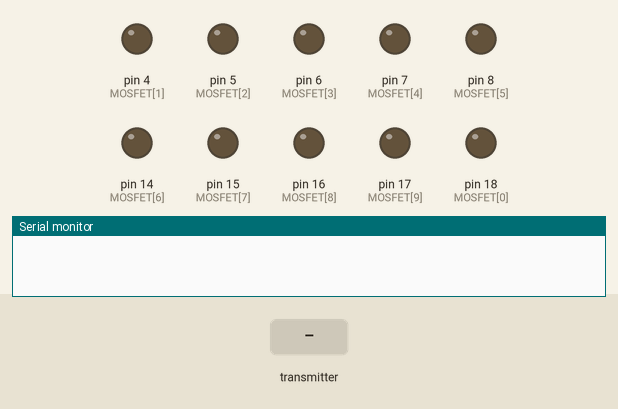
Recording of a sketch running on a simulated Arduino Uno, built with avr-gcc and run on an emulated ATmega328P. On the bench: output pins drawn as LEDs (lit = HIGH), the last lines printed to the serial monitor. Inputs (shaded band) come from the test bench. No radio packets arrive unless stated.

Above: at 1.2 s.
1.3 s: the transmitter starts sending in_data = 0
At 2.5 s:
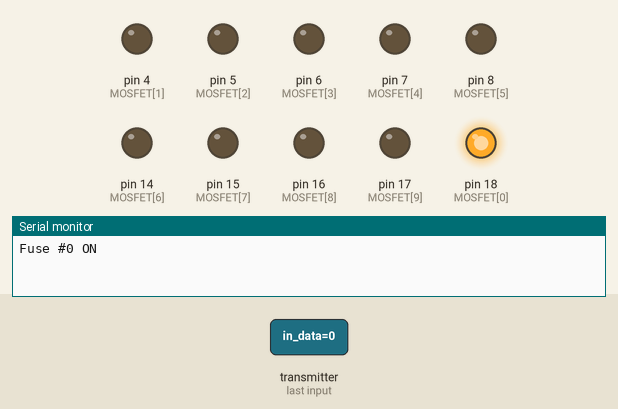
4.3 s: the transmitter starts sending in_data = 64
At 5.2 s:
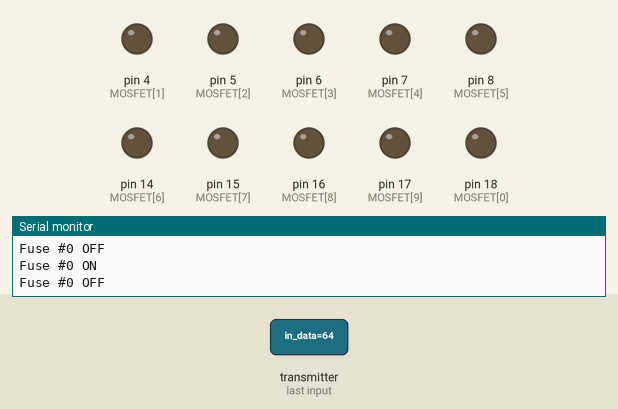
Timing chart, 0 to 7.3 s (numbered marks = the images above; inputs shaded):
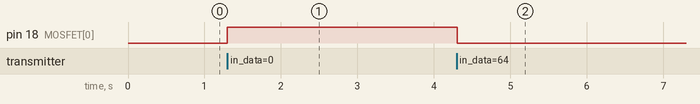

Measured:
- after the input at 1.3 s, pin 18 (MOSFET[0]): LOW → HIGH at once
- after the input at 4.3 s, pin 18 (MOSFET[0]): HIGH → LOW at once

The sketch:

pyroRX.ino
```cpp
/*   Данный скетч делает следующее: передатчик (TX) отправляет массив
     данных, который генерируется согласно показаниям с кнопки и с
     двух потенциомтеров. Приёмник (RX) получает массив, и записывает
     данные на реле, сервомашинку и генерирует ШИМ сигнал на транзистор.
    by AlexGyver 2016
*/

#include <SPI.h>
#include "nRF24L01.h"
#include "RF24.h"

float my_vcc_const = 1.1; // начальное значение константы должно быть 1.1

byte MOSFET[10] = {18, 4, 5, 6, 7, 8, 14, 15, 16, 17};  //массив пинов, к которым подключены мосфеты
boolean FLAGS[10]; // массив, хранящий время для таймера каждого мосфета? по умолчанию {0,0,0,0,0,0,0,0}
unsigned long TIMES[10]; // массив, хранящий состояния мосфетов

int fuse_time = 1500;  // время в миллисекундах, которое ток будет подаваться  на спираль

RF24 radio(9, 10); // "создать" модуль на пинах 9 и 10 Для Уно
//RF24 radio(9,53); // для Меги

byte address[][6] = {"1Node", "2Node", "3Node", "4Node", "5Node", "6Node"}; //возможные номера труб

void setup() {
  Serial.begin(9600); //открываем порт для связи с ПК

  // настраиваем пины мосфетов как выходы по массиву
  for (int i = 0; i <= 9; i++) {
    pinMode(MOSFET[i], OUTPUT);
  }

  radio.begin(); //активировать модуль
  radio.setAutoAck(1);         //режим подтверждения приёма, 1 вкл 0 выкл
  radio.setRetries(0, 15);    //(время между попыткой достучаться, число попыток)
  radio.enableAckPayload();    //разрешить отсылку данных в ответ на входящий сигнал
  radio.setPayloadSize(32);     //размер пакета, в байтах

  radio.openReadingPipe(1, address[0]);     //хотим слушать трубу 0
  radio.setChannel(0x60);  //выбираем канал (в котором нет шумов!)

  radio.setPALevel (RF24_PA_MAX); //уровень мощности передатчика. На выбор RF24_PA_MIN, RF24_PA_LOW, RF24_PA_HIGH, RF24_PA_MAX
  radio.setDataRate (RF24_1MBPS); //скорость обмена. На выбор RF24_2MBPS, RF24_1MBPS, RF24_250KBPS
  //должна быть одинакова на приёмнике и передатчике!
  //при самой низкой скорости имеем самую высокую чувствительность и дальность!!

  radio.powerUp(); //начать работу
  radio.startListening();  //начинаем слушать эфир, мы приёмный модуль
}

void loop() {
  byte pipeNo, in_data;
  while ( radio.available(&pipeNo)) {             // слушаем эфир со всех труб
    radio.read( &in_data, sizeof(in_data) );      // читаем входящий сигнал

    if (FLAGS[in_data] == 0) {
      FLAGS[in_data] = 1;                           // поднять флаг для мосфета, по входящему сигналу
      TIMES[in_data] = millis();                    // запомнить время прихода сигнала
      digitalWrite(MOSFET[in_data], HIGH);          // подать питание на мосфет (на запал)

      Serial.print("Fuse #"); Serial.print(in_data); Serial.println(" ON");
    }
  }

  for (int i = 0; i <= 9; i++) {                  // пройтись по всем 10ти мосфетам
    if (millis() - TIMES[i] > fuse_time && FLAGS[i] == 1) {  // если время с момента открытия мосфета > заданного
      FLAGS[i] = 0;                                                 // опустить флаг
      digitalWrite(MOSFET[i], LOW);                                 // закрыть мосфет, погасить запал
      Serial.print("Fuse #"); Serial.print(i); Serial.println(" OFF");
    }
  }
}
```
